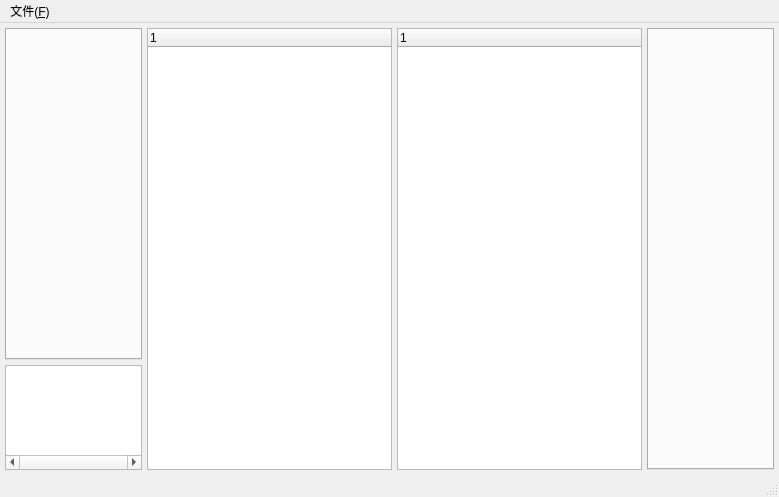
<?xml version="1.0" encoding="UTF-8"?>
<ui version="4.0">
 <class>MainWindow</class>
 <widget class="QMainWindow" name="MainWindow">
  <property name="geometry">
   <rect>
    <x>0</x>
    <y>0</y>
    <width>779</width>
    <height>497</height>
   </rect>
  </property>
  <property name="sizePolicy">
   <sizepolicy hsizetype="Expanding" vsizetype="Expanding">
    <horstretch>0</horstretch>
    <verstretch>0</verstretch>
   </sizepolicy>
  </property>
  <property name="windowTitle">
   <string>MainWindow</string>
  </property>
  <widget class="QWidget" name="centralwidget">
   <property name="sizePolicy">
    <sizepolicy hsizetype="Expanding" vsizetype="Expanding">
     <horstretch>0</horstretch>
     <verstretch>0</verstretch>
    </sizepolicy>
   </property>
   <layout class="QHBoxLayout" name="horizontalLayout">
    <property name="spacing">
     <number>0</number>
    </property>
    <property name="leftMargin">
     <number>5</number>
    </property>
    <property name="topMargin">
     <number>5</number>
    </property>
    <property name="rightMargin">
     <number>5</number>
    </property>
    <property name="bottomMargin">
     <number>5</number>
    </property>
    <item>
     <widget class="QWidget" name="widget_1" native="true">
      <layout class="QHBoxLayout" name="horizontalLayout_1">
       <property name="spacing">
        <number>0</number>
       </property>
       <property name="leftMargin">
        <number>0</number>
       </property>
       <property name="topMargin">
        <number>0</number>
       </property>
       <property name="rightMargin">
        <number>0</number>
       </property>
       <property name="bottomMargin">
        <number>0</number>
       </property>
       <item>
        <layout class="QGridLayout" name="gridLayout_1">
         <property name="sizeConstraint">
          <enum>QLayout::SetDefaultConstraint</enum>
         </property>
         <property name="horizontalSpacing">
          <number>0</number>
         </property>
         <property name="verticalSpacing">
          <number>5</number>
         </property>
         <item row="1" column="0" colspan="2">
          <widget class="ScreenListWidget" name="screenListWidget">
           <property name="minimumSize">
            <size>
             <width>0</width>
             <height>105</height>
            </size>
           </property>
           <property name="maximumSize">
            <size>
             <width>16777215</width>
             <height>105</height>
            </size>
           </property>
           <property name="verticalScrollBarPolicy">
            <enum>Qt::ScrollBarAlwaysOff</enum>
           </property>
           <property name="horizontalScrollBarPolicy">
            <enum>Qt::ScrollBarAlwaysOn</enum>
           </property>
           <property name="autoScrollMargin">
            <number>10</number>
           </property>
           <property name="iconSize">
            <size>
             <width>80</width>
             <height>80</height>
            </size>
           </property>
           <property name="movement">
            <enum>QListView::Static</enum>
           </property>
           <property name="flow">
            <enum>QListView::TopToBottom</enum>
           </property>
           <property name="resizeMode">
            <enum>QListView::Adjust</enum>
           </property>
           <property name="spacing">
            <number>4</number>
           </property>
           <property name="viewMode">
            <enum>QListView::IconMode</enum>
           </property>
          </widget>
         </item>
         <item row="0" column="0" colspan="2">
          <widget class="ScreenTabWidget" name="screenTabWidget">
           <property name="currentIndex">
            <number>-1</number>
           </property>
          </widget>
         </item>
        </layout>
       </item>
      </layout>
     </widget>
    </item>
    <item>
     <widget class="QWidget" name="widget_2" native="true">
      <property name="minimumSize">
       <size>
        <width>250</width>
        <height>0</height>
       </size>
      </property>
      <property name="maximumSize">
       <size>
        <width>250</width>
        <height>16777215</height>
       </size>
      </property>
      <layout class="QVBoxLayout" name="verticalLayout">
       <property name="spacing">
        <number>0</number>
       </property>
       <property name="leftMargin">
        <number>5</number>
       </property>
       <property name="topMargin">
        <number>0</number>
       </property>
       <property name="rightMargin">
        <number>0</number>
       </property>
       <property name="bottomMargin">
        <number>0</number>
       </property>
       <item>
        <widget class="ScreenTreeWidget" name="screenTreeWidget">
         <property name="minimumSize">
          <size>
           <width>0</width>
           <height>0</height>
          </size>
         </property>
         <property name="maximumSize">
          <size>
           <width>16777215</width>
           <height>16777215</height>
          </size>
         </property>
         <column>
          <property name="text">
           <string notr="true">1</string>
          </property>
         </column>
        </widget>
       </item>
      </layout>
     </widget>
    </item>
    <item>
     <widget class="QWidget" name="widget_3" native="true">
      <property name="minimumSize">
       <size>
        <width>250</width>
        <height>0</height>
       </size>
      </property>
      <property name="maximumSize">
       <size>
        <width>250</width>
        <height>16777215</height>
       </size>
      </property>
      <property name="autoFillBackground">
       <bool>false</bool>
      </property>
      <layout class="QHBoxLayout" name="horizontalLayout_3" stretch="0">
       <property name="spacing">
        <number>0</number>
       </property>
       <property name="leftMargin">
        <number>5</number>
       </property>
       <property name="topMargin">
        <number>0</number>
       </property>
       <property name="rightMargin">
        <number>0</number>
       </property>
       <property name="bottomMargin">
        <number>0</number>
       </property>
       <item>
        <widget class="EditorTreeWidget" name="editorTreeWidget">
         <property name="minimumSize">
          <size>
           <width>0</width>
           <height>0</height>
          </size>
         </property>
         <property name="maximumSize">
          <size>
           <width>16777215</width>
           <height>16777215</height>
          </size>
         </property>
         <column>
          <property name="text">
           <string notr="true">1</string>
          </property>
         </column>
        </widget>
       </item>
      </layout>
     </widget>
    </item>
    <item>
     <widget class="QWidget" name="widget_4" native="true">
      <layout class="QHBoxLayout" name="horizontalLayout_4">
       <property name="spacing">
        <number>0</number>
       </property>
       <property name="leftMargin">
        <number>5</number>
       </property>
       <property name="topMargin">
        <number>0</number>
       </property>
       <property name="rightMargin">
        <number>0</number>
       </property>
       <property name="bottomMargin">
        <number>0</number>
       </property>
       <item>
        <widget class="EditorTabWidget" name="editorTabWidget">
         <property name="currentIndex">
          <number>-1</number>
         </property>
        </widget>
       </item>
      </layout>
     </widget>
    </item>
   </layout>
  </widget>
  <widget class="QMenuBar" name="menubar">
   <property name="geometry">
    <rect>
     <x>0</x>
     <y>0</y>
     <width>779</width>
     <height>22</height>
    </rect>
   </property>
   <widget class="QMenu" name="menu">
    <property name="title">
     <string>文件(&amp;F)</string>
    </property>
    <addaction name="openMenu"/>
    <addaction name="saveMenu"/>
   </widget>
   <addaction name="menu"/>
  </widget>
  <widget class="QStatusBar" name="statusbar"/>
  <action name="openMenu">
   <property name="text">
    <string>打开(&amp;O)</string>
   </property>
  </action>
  <action name="saveMenu">
   <property name="text">
    <string>保存(&amp;S)</string>
   </property>
  </action>
 </widget>
 <customwidgets>
  <customwidget>
   <class>ScreenTreeWidget</class>
   <extends>QTreeWidget</extends>
   <header>ScreenTree.h</header>
  </customwidget>
  <customwidget>
   <class>ScreenListWidget</class>
   <extends>QListWidget</extends>
   <header>ScreenList.h</header>
  </customwidget>
  <customwidget>
   <class>ScreenTabWidget</class>
   <extends>QTabWidget</extends>
   <header>ScreenTab.h</header>
   <container>1</container>
  </customwidget>
  <customwidget>
   <class>EditorTabWidget</class>
   <extends>QTabWidget</extends>
   <header>EditorTab.h</header>
   <container>1</container>
  </customwidget>
  <customwidget>
   <class>EditorTreeWidget</class>
   <extends>QTreeWidget</extends>
   <header>EditorTree.h</header>
  </customwidget>
 </customwidgets>
 <resources/>
 <connections/>
</ui>
